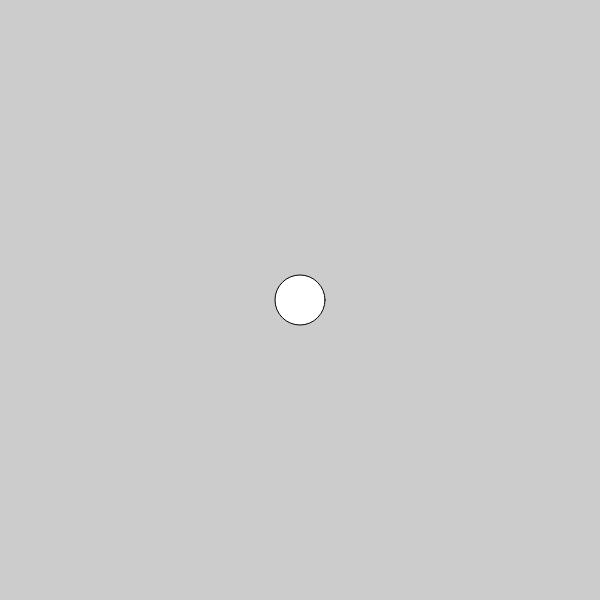
Frame 1 (no input)
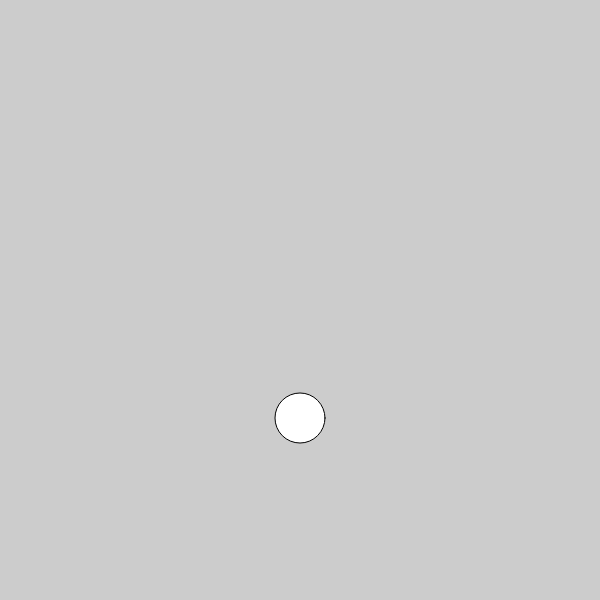
Frame 60 (no input)
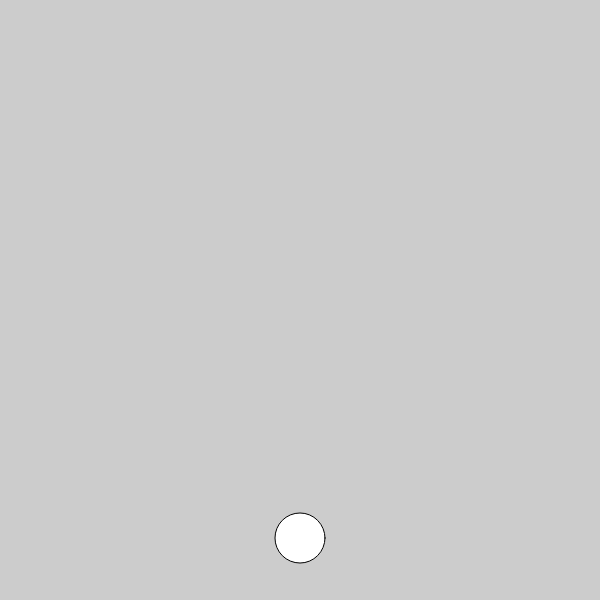
Frame 120 (the mouse pressed at the canvas centre since frame 60)

The p5.js sketch that drew these frames (run headless with seeded random() and noise() and a simulated clock; from frame 60 on, the mouse is pressed at the canvas centre):

// p5.js sketch
// ── sketch.js
let y;
let yspeed;

function setup() { 
  createCanvas(600, 600); 
  y=height/2;
  yspeed=2;
  } 
function draw() { 
  background(204); 
  ellipse(width/2,y,50,50);
  y+=yspeed;
  if (y > height - 25 || y < 25) {
    yspeed*=-1;
  }

  } 
